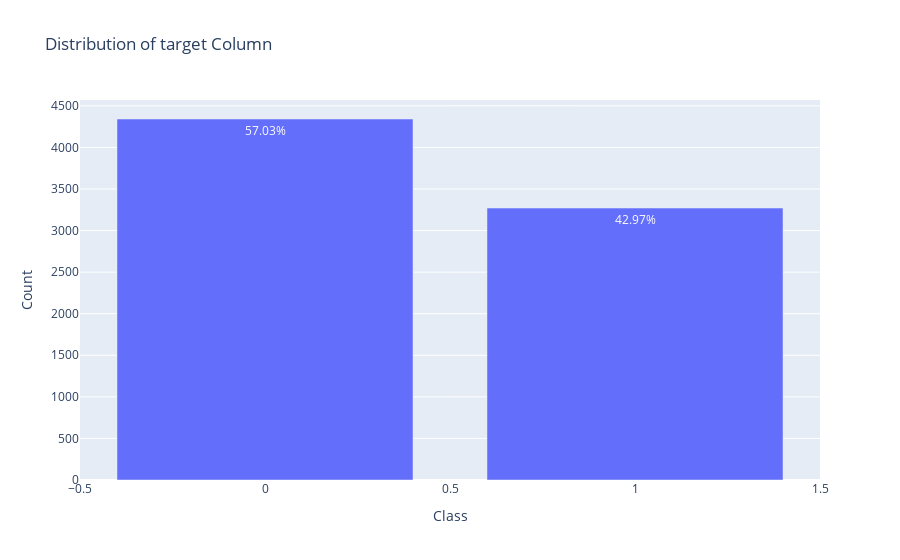
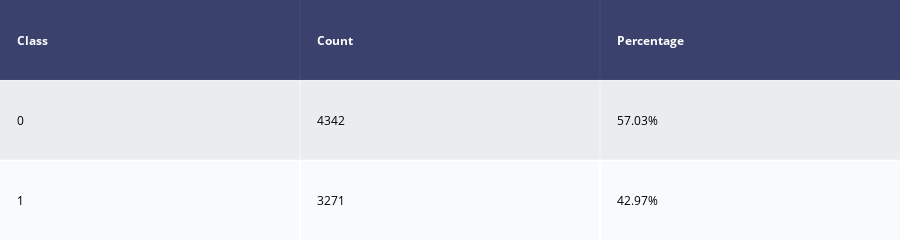

Source (notebook cell) for these figures, in order:
### Markdown cell above
##### check data balance in target column

### Code cell
plot_target_distribution(train, 'target')

### Figure 1 — Plotly figure (JSON) as saved in the notebook; plotly's stock layout.template omitted (floating-point values rounded to 4 significant figures)
{"data": [{"text": ["57.03%", "42.97%"], "textposition": "auto", "type": "bar", "x": [0, 1], "y": [4342, 3271]}], "layout": {"bargap": 0.2, "title": {"text": "Distribution of target Column"}, "xaxis": {"title": {"text": "Class"}}, "yaxis": {"title": {"text": "Count"}}}}

### Figure 2 — Plotly figure (JSON) as saved in the notebook; plotly's stock layout.template omitted (floating-point values rounded to 4 significant figures)
{"data": [{"colorscale": [[0, "#00083e"], [0.5, "#ededee"], [1, "#ffffff"]], "hoverinfo": "none", "opacity": 0.75, "showscale": false, "type": "heatmap", "z": [[0, 0, 0], [0.5, 0.5, 0.5], [1, 1, 1]]}], "layout": {"annotations": [{"align": "left", "font": {"color": "#ffffff"}, "showarrow": false, "text": "<b>Class</b>", "x": -0.45, "xanchor": "left", "xref": "x", "y": 0, "yref": "y"}, {"align": "left", "font": {"color": "#ffffff"}, "showarrow": false, "text": "<b>Count</b>", "x": 0.55, "xanchor": "left", "xref": "x", "y": 0, "yref": "y"}, {"align": "left", "font": {"color": "#ffffff"}, "showarrow": false, "text": "<b>Percentage</b>", "x": 1.55, "xanchor": "left", "xref": "x", "y": 0, "yref": "y"}, {"align": "left", "font": {"color": "#000000"}, "showarrow": false, "text": "0", "x": -0.45, "xanchor": "left", "xref": "x", "y": 1, "yref": "y"}, {"align": "left", "font": {"color": "#000000"}, "showarrow": false, "text": "4342", "x": 0.55, "xanchor": "left", "xref": "x", "y": 1, "yref": "y"}, {"align": "left", "font": {"color": "#000000"}, "showarrow": false, "text": "57.03%", "x": 1.55, "xanchor": "left", "xref": "x", "y": 1, "yref": "y"}, {"align": "left", "font": {"color": "#000000"}, "showarrow": false, "text": "1", "x": -0.45, "xanchor": "left", "xref": "x", "y": 2, "yref": "y"}, {"align": "left", "font": {"color": "#000000"}, "showarrow": false, "text": "3271", "x": 0.55, "xanchor": "left", "xref": "x", "y": 2, "yref": "y"}, {"align": "left", "font": {"color": "#000000"}, "showarrow": false, "text": "42.97%", "x": 1.55, "xanchor": "left", "xref": "x", "y": 2, "yref": "y"}], "height": 140, "margin": {"b": 0, "l": 0, "r": 0, "t": 0}, "xaxis": {"dtick": 1, "gridwidth": 2, "showticklabels": false, "tick0": -0.5, "ticks": "", "zeroline": false}, "yaxis": {"autorange": "reversed", "dtick": 1, "gridwidth": 2, "showticklabels": false, "tick0": 0.5, "ticks": "", "zeroline": false}}}
